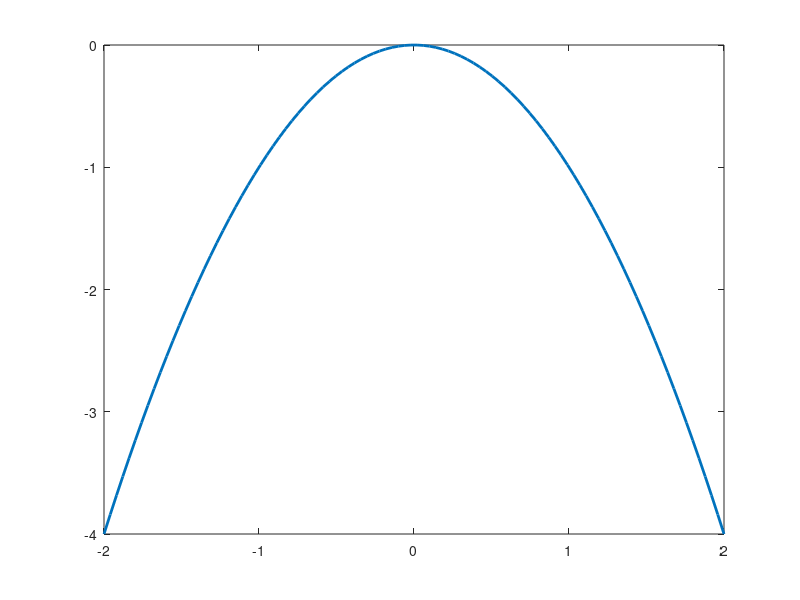

Here is the MATLAB script that generated this plot: (Note: this script raises an error after producing the figure.)
clf
xl = linspace(-2,2);

ax = plot(xl,-xl.^2,'LineWidth',2);
ax.Parent.FontSize = 15
hold on

plot(xl,xl,'LineWidth',2)
plot(xl,-xl,'LineWidth',2)

xlim([-2 2])
ylim([-2 2])

ylabel('$H^*(f)$','Interpreter','latex')
xlabel('$f$','Interpreter','latex')
yline(0)
xline(-1,'LineWidth',2)
xline(1,'LineWidth',2)
legend({'$\mathcal{L}[f] = -f^2$','$\mathcal{L}[f] = +f$','$\mathcal{L}[f] = -f$'},'Interpreter','latex')


print('../docs/D0002-FullReport/img/bang-bang.eps','-depsc')
print('../docs/S0001-Resumen-19-11-2020/imgs/bang-bang.eps','-depsc')
